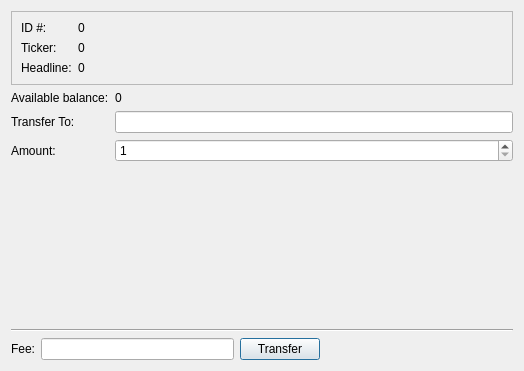
<?xml version="1.0" encoding="UTF-8"?>
<ui version="4.0">
 <class>AssetTransferDialog</class>
 <widget class="QDialog" name="AssetTransferDialog">
  <property name="geometry">
   <rect>
    <x>0</x>
    <y>0</y>
    <width>524</width>
    <height>371</height>
   </rect>
  </property>
  <property name="windowTitle">
   <string>Transfer BitAsset</string>
  </property>
  <layout class="QVBoxLayout" name="verticalLayout">
   <item>
    <widget class="QFrame" name="frame">
     <property name="frameShape">
      <enum>QFrame::StyledPanel</enum>
     </property>
     <property name="frameShadow">
      <enum>QFrame::Raised</enum>
     </property>
     <layout class="QFormLayout" name="formLayout_2">
      <item row="1" column="0">
       <widget class="QLabel" name="label_7">
        <property name="text">
         <string>ID #: </string>
        </property>
       </widget>
      </item>
      <item row="2" column="0">
       <widget class="QLabel" name="label">
        <property name="text">
         <string>Ticker:</string>
        </property>
       </widget>
      </item>
      <item row="3" column="0">
       <widget class="QLabel" name="label_2">
        <property name="text">
         <string>Headline:</string>
        </property>
       </widget>
      </item>
      <item row="1" column="1">
       <widget class="QLabel" name="labelID">
        <property name="text">
         <string>0</string>
        </property>
       </widget>
      </item>
      <item row="2" column="1">
       <widget class="QLabel" name="labelTicker">
        <property name="text">
         <string>0</string>
        </property>
       </widget>
      </item>
      <item row="3" column="1">
       <widget class="QLabel" name="labelHeadline">
        <property name="text">
         <string>0</string>
        </property>
       </widget>
      </item>
     </layout>
    </widget>
   </item>
   <item>
    <layout class="QFormLayout" name="formLayout">
     <property name="bottomMargin">
      <number>0</number>
     </property>
     <item row="0" column="0">
      <widget class="QLabel" name="label_3">
       <property name="text">
        <string>Available balance:</string>
       </property>
      </widget>
     </item>
     <item row="0" column="1">
      <widget class="QLabel" name="labelBalance">
       <property name="text">
        <string>0</string>
       </property>
      </widget>
     </item>
     <item row="1" column="0">
      <widget class="QLabel" name="label_4">
       <property name="text">
        <string>Transfer To:</string>
       </property>
      </widget>
     </item>
     <item row="1" column="1">
      <widget class="QLineEdit" name="lineEditDest"/>
     </item>
     <item row="3" column="0">
      <widget class="QLabel" name="label_6">
       <property name="text">
        <string>Amount:</string>
       </property>
      </widget>
     </item>
     <item row="3" column="1">
      <widget class="QSpinBox" name="amount">
       <property name="minimum">
        <number>1</number>
       </property>
       <property name="maximum">
        <number>999999999</number>
       </property>
      </widget>
     </item>
    </layout>
   </item>
   <item>
    <spacer name="verticalSpacer">
     <property name="orientation">
      <enum>Qt::Vertical</enum>
     </property>
     <property name="sizeHint" stdset="0">
      <size>
       <width>20</width>
       <height>40</height>
      </size>
     </property>
    </spacer>
   </item>
   <item>
    <widget class="Line" name="line">
     <property name="orientation">
      <enum>Qt::Horizontal</enum>
     </property>
    </widget>
   </item>
   <item>
    <layout class="QHBoxLayout" name="horizontalLayout">
     <property name="bottomMargin">
      <number>0</number>
     </property>
     <item>
      <widget class="QLabel" name="label_5">
       <property name="text">
        <string>Fee:</string>
       </property>
      </widget>
     </item>
     <item>
      <widget class="AmountField" name="amountFee"/>
     </item>
     <item>
      <widget class="QPushButton" name="pushButtonTransfer">
       <property name="sizePolicy">
        <sizepolicy hsizetype="Maximum" vsizetype="Fixed">
         <horstretch>0</horstretch>
         <verstretch>0</verstretch>
        </sizepolicy>
       </property>
       <property name="text">
        <string>Transfer</string>
       </property>
      </widget>
     </item>
     <item>
      <spacer name="horizontalSpacer">
       <property name="orientation">
        <enum>Qt::Horizontal</enum>
       </property>
       <property name="sizeHint" stdset="0">
        <size>
         <width>40</width>
         <height>20</height>
        </size>
       </property>
      </spacer>
     </item>
    </layout>
   </item>
  </layout>
 </widget>
 <customwidgets>
  <customwidget>
   <class>AmountField</class>
   <extends>QLineEdit</extends>
   <header location="global">qt/amountfield.h</header>
  </customwidget>
 </customwidgets>
 <resources/>
 <connections/>
</ui>
